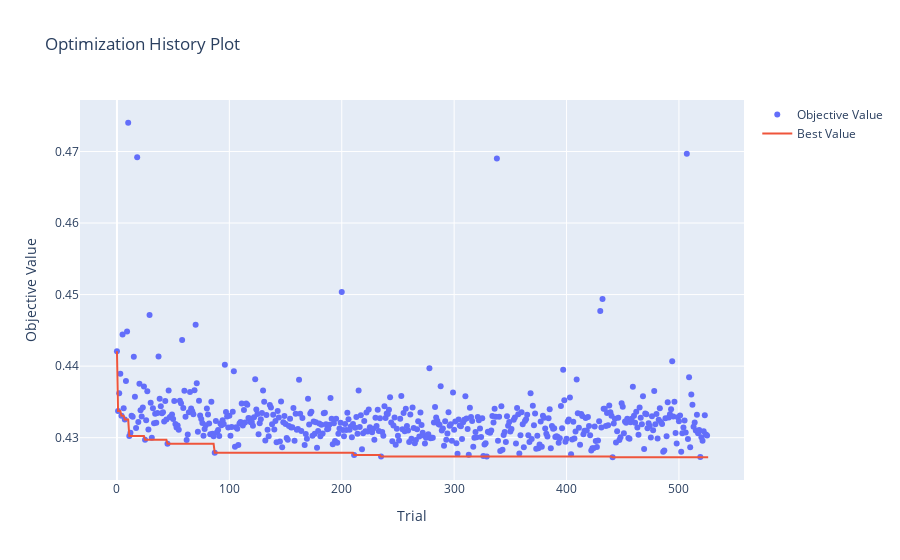

Notebook source saved alongside this figure:
### Code cell
plot_optimization_history(study)

### Figure 1 — Plotly figure (JSON) as saved in the notebook; plotly's stock layout.template omitted (floating-point values rounded to 4 significant figures; data arrays with more than 128 entries replaced by an {"elided": "..."} marker saying what was removed)
{"data": [{"mode": "markers", "name": "Objective Value", "type": "scatter", "x": {"elided": "524 int values"}, "y": {"elided": "524 float values"}}, {"mode": "lines", "name": "Best Value", "type": "scatter", "x": {"elided": "527 int values"}, "y": {"elided": "527 float values"}}, {"marker": {"color": "#cccccc"}, "mode": "markers", "name": "Infeasible Trial", "showlegend": false, "type": "scatter", "x": [], "y": []}], "layout": {"title": {"text": "Optimization History Plot"}, "xaxis": {"title": {"text": "Trial"}}, "yaxis": {"title": {"text": "Objective Value"}}}}
